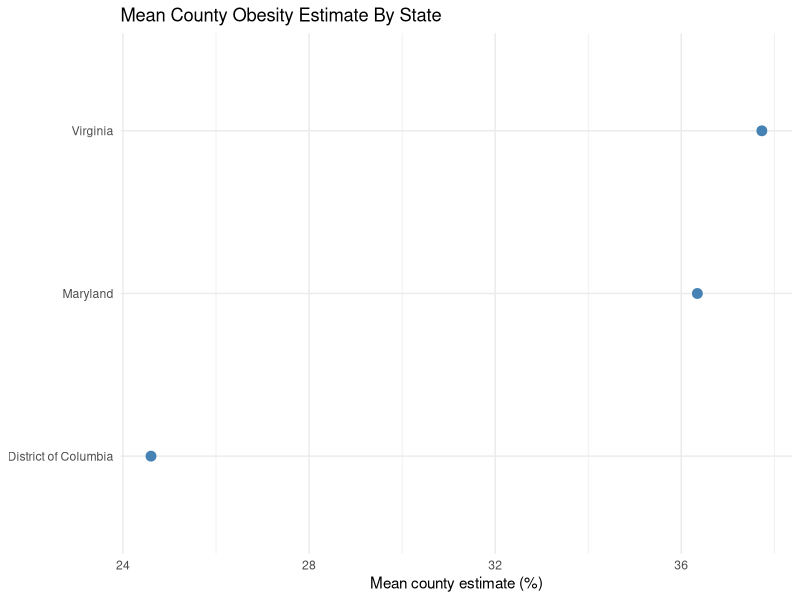

This figure's R source:
## ---- chunk 1
#| include: false
library(dplyr)
library(ggplot2)
## ---- chunk 2
places <- readr::read_csv("data/real/places_county_core_measures_long.csv")

places |>
  glimpse()
## ---- chunk 3
obesity_counties <- places |>
  filter(measure_key == "obesity") |>
  filter(state %in% c("MD", "VA", "DC")) |>
  filter(!is.na(estimate))

obesity_counties |>
  select(state_name, county_name, measure, estimate, ci_lower, ci_upper) |>
  head()
## ---- chunk 4
obesity_counties |>
  count(state_name)
## ---- chunk 5
state_obesity <- obesity_counties |>
  group_by(state_name) |>
  summarize(
    n_counties = n(),
    mean_estimate = mean(estimate),
    median_estimate = median(estimate),
    min_estimate = min(estimate),
    max_estimate = max(estimate),
    .groups = "drop"
  ) |>
  mutate(
    state_name = reorder(state_name, mean_estimate)
  )

state_obesity
## ---- chunk 6
ggplot(
  state_obesity,
  aes(x = state_name, y = mean_estimate)
) +
  geom_point(size = 3, color = "steelblue") +
  coord_flip() +
  labs(
    title = "Mean County Obesity Estimate By State",
    x = NULL,
    y = "Mean county estimate (%)"
  ) +
  theme_minimal()
